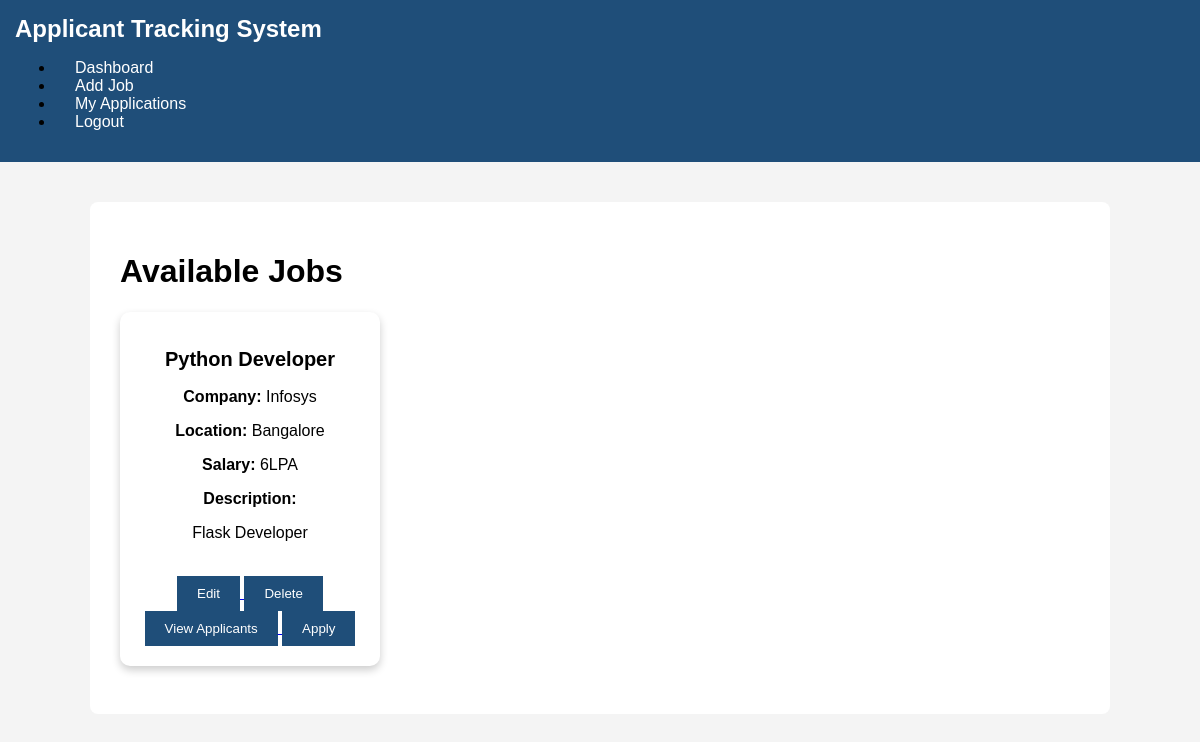
Before: /jobs (signed in) with the older database file.
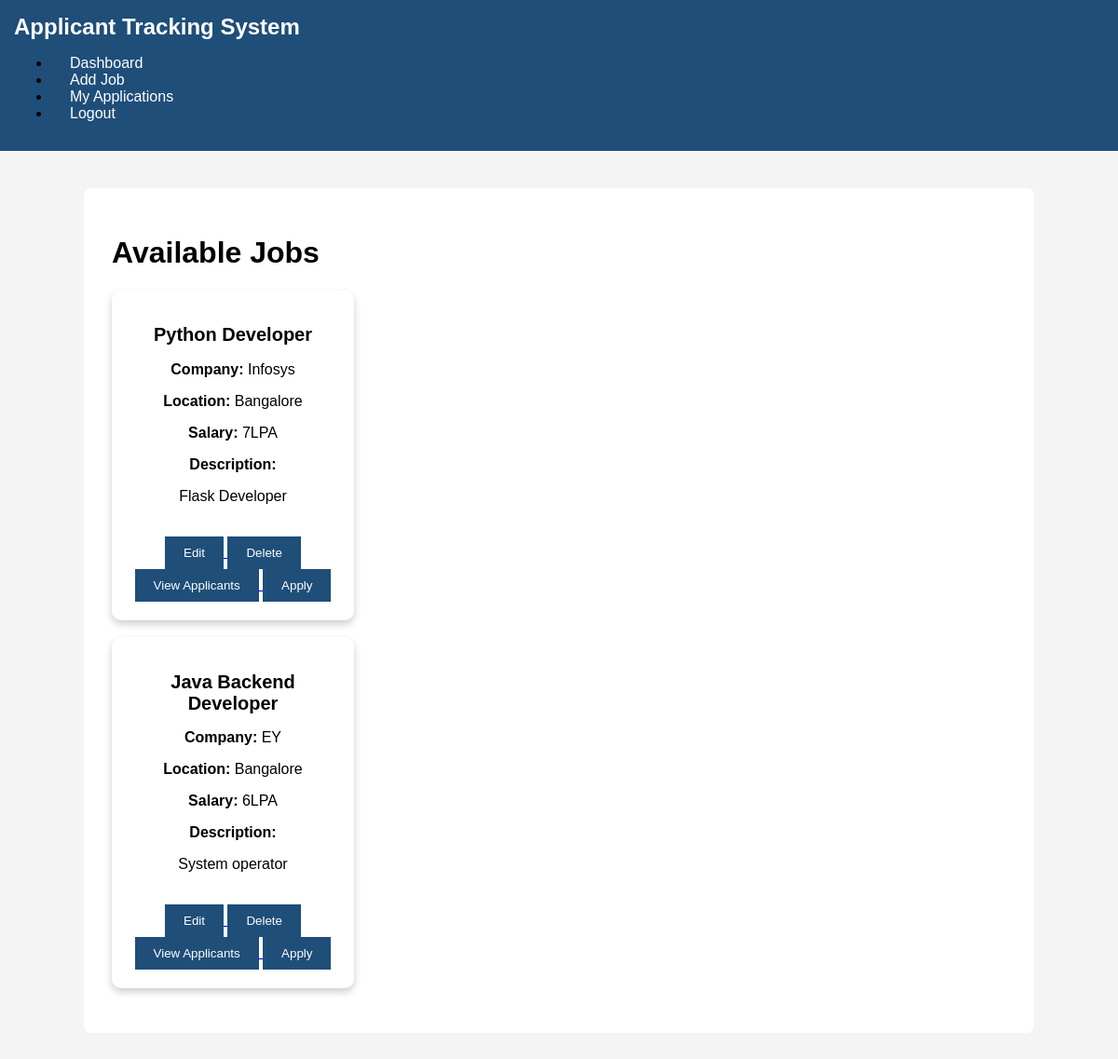
After: the same page with the newer database file.
### app.py (models this page shows)
class Job(db.Model):
    id = db.Column(db.Integer, primary_key=True)
    title = db.Column(db.String(100), nullable=False)
    company = db.Column(db.String(100), nullable=False)
    location = db.Column(db.String(100), nullable=False)
    salary = db.Column(db.String(50))
    description = db.Column(db.Text)

### app.py (the view)
@app.route("/jobs")
def jobs():
    if "user_id" not in session:
        return redirect(url_for("login"))
    jobs = Job.query.all()
    return render_template(
        "jobs.html",
        jobs=jobs
    )

### templates/jobs.html (shortened to what this page needs)
<!DOCTYPE html>
<html lang="en">
<head>
    <link rel="stylesheet" href="{{ url_for('static', filename='style.css') }}">
</head>
<body>
    <nav>
        <h2>Applicant Tracking System</h2>
        <ul>
            <li><a href="{{ url_for('dashboard') }}">Dashboard</a></li>
            <li><a href="{{ url_for('add_job') }}">Add Job</a></li>
            <li><a href="{{ url_for('my_applications') }}">My Applications</a></li>
            <li><a href="{{ url_for('logout') }}">Logout</a></li>
        </ul>
    </nav>
    <div class="container">
        <h1>Available Jobs</h1>
        {% if jobs %}
            {% for job in jobs %}
            <div class="card">
                <h2>{{ job.title }}</h2>
                <p><strong>Company:</strong> {{ job.company }}</p>
                <p><strong>Location:</strong> {{ job.location }}</p>
                <p><strong>Salary:</strong> {{ job.salary }}</p>
                <p><strong>Description:</strong></p>
                <p>{{ job.description }}</p>
                <br>
                <div class="buttons">
                    <a href="{{ url_for('edit_job', job_id=job.id) }}">
                        <button>Edit</button>
                    </a>
                    <a href="{{ url_for('delete_job', job_id=job.id) }}"
                       onclick="return confirm('Delete this job?')">
                        <button>Delete</button>
                    </a>
                    <a href="{{ url_for('applicants', job_id=job.id) }}">
                        <button>View Applicants</button>
                    </a>
                    <a href="{{ url_for('apply', job_id=job.id) }}">
                        <button>Apply</button>
                    </a>
                </div>
            </div>
            <br>
            {% endfor %}
        {% endif %}
    </div>
</body>
</html>

### static/style.css (style rules this page uses)
body { margin:0; font-family:Arial, sans-serif; background:#f4f4f4; }
nav { background:#1f4e79; padding:15px; }
nav h2 { color:white; display:inline; }
nav a { color:white; text-decoration:none; margin-left:20px; }
.container { width:80%; margin:40px auto; background:white; padding:30px; border-radius:8px; }
button { background:#1f4e79; color:white; border:none; padding:10px 20px; cursor:pointer; }
.card { background:white; padding:20px; border-radius:10px; box-shadow:0 4px 8px rgba(0,0,0,0.2); width:220px; text-align:center; }
.card h2 { font-size:20px; }

Changed rows visible on the page:
changed Job "Python Developer": salary "6LPA" → "7LPA"
added Job: title "Java Backend Developer", company "EY", location "Bangalore", salary "6LPA", description "System operator"
